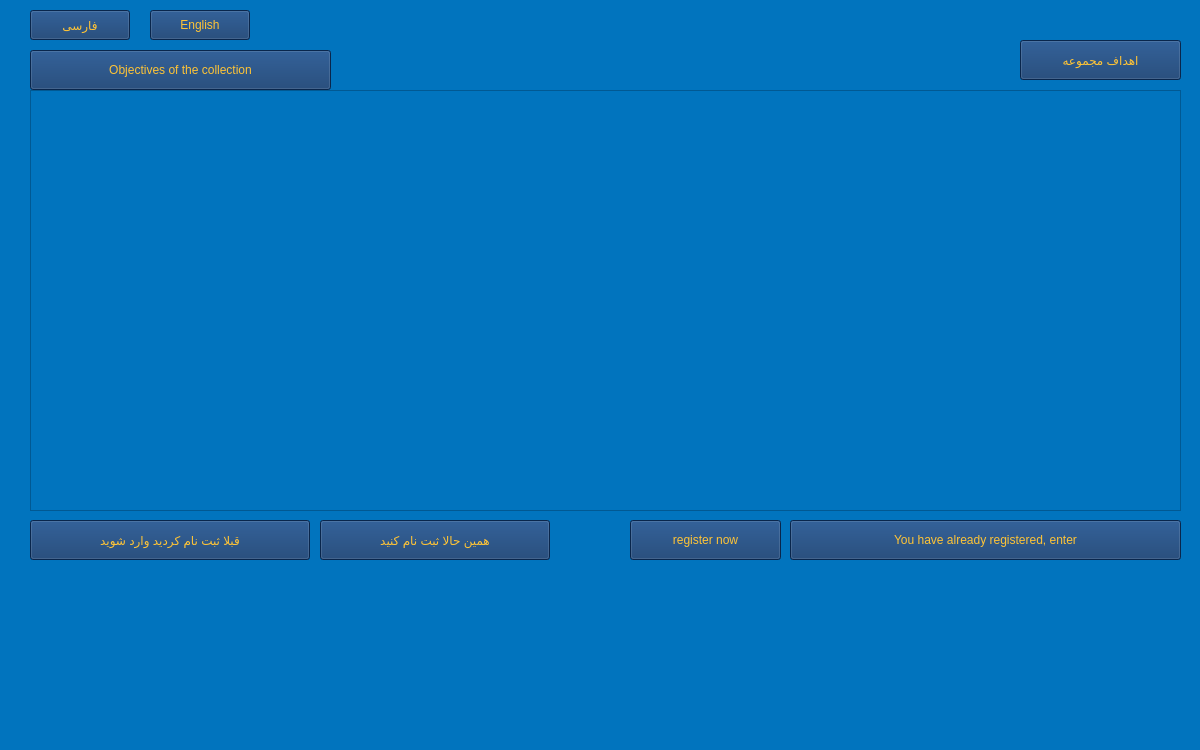
<?xml version="1.0" encoding="UTF-8"?>
<ui version="4.0">
 <class>welcome</class>
 <widget class="QMainWindow" name="welcome">
  <property name="geometry">
   <rect>
    <x>0</x>
    <y>0</y>
    <width>1200</width>
    <height>750</height>
   </rect>
  </property>
  <property name="minimumSize">
   <size>
    <width>600</width>
    <height>375</height>
   </size>
  </property>
  <property name="maximumSize">
   <size>
    <width>16777215</width>
    <height>16777215</height>
   </size>
  </property>
  <property name="windowTitle">
   <string>welcome</string>
  </property>
  <property name="styleSheet">
   <string notr="true">background-color: rgb(1, 116, 190);
</string>
  </property>
  <widget class="QWidget" name="centralwidget">
   <widget class="QFrame" name="backgroundFrame">
    <property name="geometry">
     <rect>
      <x>30</x>
      <y>90</y>
      <width>1151</width>
      <height>421</height>
     </rect>
    </property>
    <property name="minimumSize">
     <size>
      <width>600</width>
      <height>375</height>
     </size>
    </property>
    <property name="maximumSize">
     <size>
      <width>1200</width>
      <height>750</height>
     </size>
    </property>
    <property name="styleSheet">
     <string notr="true"/>
    </property>
    <property name="frameShape">
     <enum>QFrame::StyledPanel</enum>
    </property>
    <property name="frameShadow">
     <enum>QFrame::Raised</enum>
    </property>
   </widget>
   <widget class="QPushButton" name="pushButton_Persian">
    <property name="geometry">
     <rect>
      <x>30</x>
      <y>10</y>
      <width>100</width>
      <height>30</height>
     </rect>
    </property>
    <property name="styleSheet">
     <string notr="true">background-color: rgb(12, 53, 106);
color: rgb(255, 196, 54);</string>
    </property>
    <property name="text">
     <string>فارسی</string>
    </property>
   </widget>
   <widget class="QPushButton" name="pushButton_English">
    <property name="geometry">
     <rect>
      <x>150</x>
      <y>10</y>
      <width>100</width>
      <height>30</height>
     </rect>
    </property>
    <property name="styleSheet">
     <string notr="true">background-color: rgb(12, 53, 106);
color: rgb(255, 196, 54);</string>
    </property>
    <property name="text">
     <string>English</string>
    </property>
   </widget>
   <widget class="QPushButton" name="pushButton_P_Register">
    <property name="geometry">
     <rect>
      <x>320</x>
      <y>520</y>
      <width>230</width>
      <height>40</height>
     </rect>
    </property>
    <property name="styleSheet">
     <string notr="true">font: 900 11pt &quot;Segoe UI Black&quot;;
color: rgb(255, 196, 54);
background-color: rgb(12, 53, 106);</string>
    </property>
    <property name="text">
     <string>همین حالا ثبت نام کنید</string>
    </property>
   </widget>
   <widget class="QPushButton" name="pushButton_P_LonIn">
    <property name="geometry">
     <rect>
      <x>30</x>
      <y>520</y>
      <width>280</width>
      <height>40</height>
     </rect>
    </property>
    <property name="styleSheet">
     <string notr="true">font: 900 11pt &quot;Segoe UI Black&quot;;
color: rgb(255, 196, 54);
background-color: rgb(12, 53, 106);</string>
    </property>
    <property name="text">
     <string>قبلا ثبت نام کردید وارد شوید</string>
    </property>
   </widget>
   <widget class="QPushButton" name="pushButton_E_Register">
    <property name="geometry">
     <rect>
      <x>630</x>
      <y>520</y>
      <width>151</width>
      <height>40</height>
     </rect>
    </property>
    <property name="styleSheet">
     <string notr="true">font: 900 11pt &quot;Segoe UI Black&quot;;
color: rgb(255, 196, 54);
background-color: rgb(12, 53, 106);</string>
    </property>
    <property name="text">
     <string>register now</string>
    </property>
   </widget>
   <widget class="QPushButton" name="pushButton_E_LonIn">
    <property name="geometry">
     <rect>
      <x>790</x>
      <y>520</y>
      <width>391</width>
      <height>40</height>
     </rect>
    </property>
    <property name="styleSheet">
     <string notr="true">font: 900 11pt &quot;Segoe UI Black&quot;;
color: rgb(255, 196, 54);
background-color: rgb(12, 53, 106);</string>
    </property>
    <property name="text">
     <string>You have already registered, enter</string>
    </property>
   </widget>
   <widget class="QPushButton" name="pushButton_P_Goals">
    <property name="enabled">
     <bool>true</bool>
    </property>
    <property name="geometry">
     <rect>
      <x>1020</x>
      <y>40</y>
      <width>161</width>
      <height>40</height>
     </rect>
    </property>
    <property name="styleSheet">
     <string notr="true">font: 900 11pt &quot;Segoe UI Black&quot;;
color: rgb(255, 196, 54);
background-color: rgb(12, 53, 106);</string>
    </property>
    <property name="text">
     <string>اهداف مجموعه</string>
    </property>
   </widget>
   <widget class="QPushButton" name="pushButton_E_Goals">
    <property name="enabled">
     <bool>true</bool>
    </property>
    <property name="geometry">
     <rect>
      <x>30</x>
      <y>50</y>
      <width>301</width>
      <height>40</height>
     </rect>
    </property>
    <property name="styleSheet">
     <string notr="true">font: 900 11pt &quot;Segoe UI Black&quot;;
color: rgb(255, 196, 54);
background-color: rgb(12, 53, 106);
</string>
    </property>
    <property name="text">
     <string>Objectives of the collection</string>
    </property>
   </widget>
  </widget>
  <widget class="QMenuBar" name="menubar">
   <property name="geometry">
    <rect>
     <x>0</x>
     <y>0</y>
     <width>1200</width>
     <height>25</height>
    </rect>
   </property>
  </widget>
  <widget class="QStatusBar" name="statusbar"/>
 </widget>
 <resources/>
 <connections/>
</ui>
